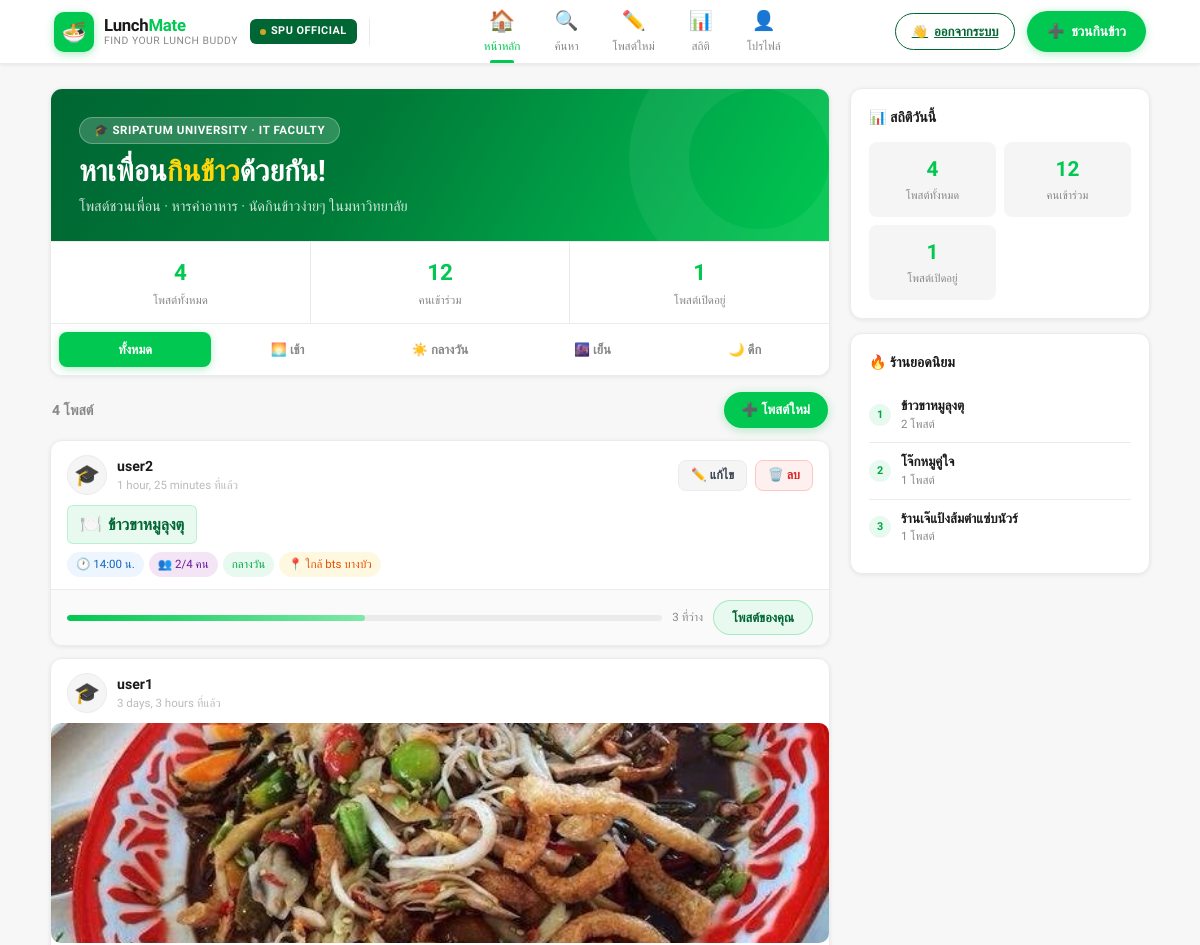
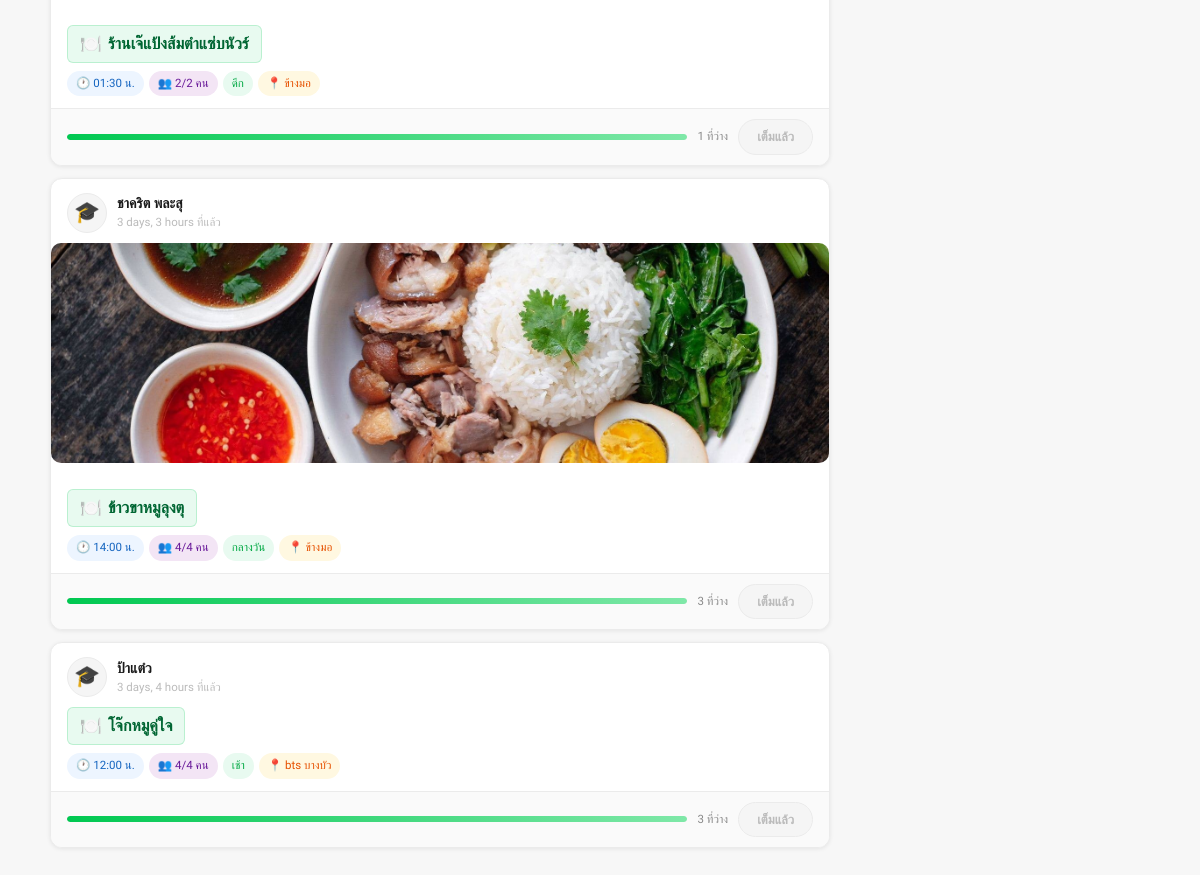
Screenshot of / (signed in) with the database file from the repository (2 pictures, top to bottom).
### posts/models.py (models this page shows, shortened)
class LunchPost(models.Model):
    MEAL_CHOICES = [
        ('เช้า', 'เช้า'),
        ('กลางวัน', 'กลางวัน'),
        ('เย็น', 'เย็น'),
        ('ดึก', 'ดึก'),
    ]
    owner       = models.ForeignKey(User, on_delete=models.CASCADE, null=True, blank=True)
    image       = models.ImageField(upload_to='posts/', blank=True, null=True)
    name        = models.CharField(max_length=100)
    restaurant  = models.CharField(max_length=200)
    area        = models.CharField(max_length=200, blank=True)
    meal        = models.CharField(max_length=20, choices=MEAL_CHOICES, default='กลางวัน')
    time        = models.CharField(max_length=10)
    slots       = models.IntegerField(default=4)
    joined      = models.IntegerField(default=1)
    note        = models.TextField(blank=True)
    created_at  = models.DateTimeField(auto_now_add=True)
    members     = models.ManyToManyField(User, related_name='joined_posts', blank=True)
    class Meta:
        ordering = ['-created_at']

### posts/views.py (the view)
# urls.py: path('', views.feed, name='feed'),
def feed(request):
    if not request.user.is_authenticated:
        return redirect('login')
    posts = LunchPost.objects.select_related('owner__profile').all()
    meal  = request.GET.get('meal', '')
    if meal:
        posts = posts.filter(meal=meal)
    total_posts  = LunchPost.objects.count()
    total_joined = sum(p.joined for p in LunchPost.objects.all())
    open_posts   = LunchPost.objects.filter(joined__lt=models.F('slots')).count()
    top_restaurants = (
        LunchPost.objects.values('restaurant')
        .annotate(cnt=Count('id'))
        .order_by('-cnt')[:5]
    )
    return render(request, 'posts/feed.html', {
        'posts': posts,
        'meal': meal,
        'total_posts': total_posts,
        'total_joined': total_joined,
        'open_posts': open_posts,
        'top_restaurants': top_restaurants,
    })

### posts/templates/posts/feed.html (shortened to what this page needs)
{% extends 'posts/base.html' %}
{% block content %}
<div class="layout">
  <div>
    <div class="feed-hero">
      <div class="hero-top">
        <div class="hero-content">
          <div class="hero-eyebrow">🎓 Sripatum University · IT Faculty</div>
          <h1 class="hero-title">หาเพื่อน<span>กินข้าว</span>ด้วยกัน!</h1>
          <p class="hero-sub">โพสต์ชวนเพื่อน · หารค่าอาหาร · นัดกินข้าวง่ายๆ ในมหาวิทยาลัย</p>
        </div>
      </div>
      <div class="hero-stats">
        <div class="h-stat">
          <span class="h-stat-num">{{ total_posts }}</span>
          <span class="h-stat-lbl">โพสต์ทั้งหมด</span>
        </div>
        <div class="h-stat">
          <span class="h-stat-num">{{ total_joined }}</span>
          <span class="h-stat-lbl">คนเข้าร่วม</span>
        </div>
        <div class="h-stat">
          <span class="h-stat-num">{{ open_posts }}</span>
          <span class="h-stat-lbl">โพสต์เปิดอยู่</span>
        </div>
      </div>
      <div class="filter-tabs">
        <a href="?meal=" class="ftab {% if not meal %}active{% endif %}">ทั้งหมด</a>
        <a href="?meal=เช้า" class="ftab {% if meal == 'เช้า' %}active{% endif %}">🌅 เช้า</a>
        <a href="?meal=กลางวัน" class="ftab {% if meal == 'กลางวัน' %}active{% endif %}">☀️ กลางวัน</a>
        <a href="?meal=เย็น" class="ftab {% if meal == 'เย็น' %}active{% endif %}">🌆 เย็น</a>
        <a href="?meal=ดึก" class="ftab {% if meal == 'ดึก' %}active{% endif %}">🌙 ดึก</a>
      </div>
    </div>
    <div class="feed-count-bar">
      <span class="feed-count-label">{{ posts|length }} โพสต์</span>
      <a href="{% url 'post_create' %}" class="btn-cta" style="padding:8px 18px;font-size:.83rem;">➕ โพสต์ใหม่</a>
    </div>
    {% for post in posts %}
    <div class="post-card">
      <div class="card-head">
        <div class="avatar">🎓</div>
        <div class="card-meta">
          <div class="card-name">{{ post.name }}</div>
          <div class="card-time">{{ post.created_at|timesince }} ที่แล้ว</div>
        </div>
        {% if request.user == post.owner %}
        <div style="margin-left:auto;display:flex;gap:8px;">
          <a href="{% url 'post_edit' post.pk %}" style="padding:5px 12px;border-radius:8px;background:#f5f5f5;border:1px solid #ebebeb;font-size:.78rem;font-weight:700;color:#374151;text-decoration:none;">✏️ แก้ไข</a>
          <a href="{% url 'post_delete' post.pk %}" style="padding:5px 12px;border-radius:8px;background:#fff0f0;border:1px solid #ffc5c5;font-size:.78rem;font-weight:700;color:#dc2626;text-decoration:none;">🗑️ ลบ</a>
        </div>
        {% endif %}
      </div>
      {% if post.image %}
      <img src="{{ post.image.url }}" style="width:100%;border-radius:10px;margin:10px 0;max-height:220px;object-fit:cover;"/>
      {% endif %}
      <div class="card-rest-pill">
        <span style="font-size:1.1rem">🍽️</span>
        <span class="card-rest-name">{{ post.restaurant }}</span>
      </div>
      <div class="card-body">
        <div class="card-tags">
          <span class="ctag ctag-time">🕐 {{ post.time }} น.</span>
          <span class="ctag ctag-slot">👥 {{ post.joined }}/{{ post.slots }} คน</span>
          <span class="ctag ctag-meal">{{ post.meal }}</span>
          {% if post.area %}<span class="ctag ctag-area">📍 {{ post.area }}</span>{% endif %}
        </div>
      </div>
      <div class="card-foot">
        <div class="slot-track">
          <div class="slot-fill" style="width:{% widthratio post.joined post.slots 100 %}%"></div>
        </div>
        <div class="slot-txt">{{ post.slots|add:"-1" }} ที่ว่าง</div>
        {% if request.user == post.owner %}
          <span class="btn-join joined">โพสต์ของคุณ</span>
        {% elif request.user in post.members.all %}
          <form method="post" action="{% url 'leave_post' post.pk %}" style="margin:0;">
            {% csrf_token %}
            <button type="submit" class="btn-join" style="background:#ff3b30;box-shadow:0 2px 8px rgba(255,59,48,.35);">❌ ยกเลิก</button>
          </form>
        {% elif post.joined >= post.slots %}
          <span class="btn-join full">เต็มแล้ว</span>
        {% else %}
          <form method="post" action="{% url 'join_post' post.pk %}" style="margin:0;">
            {% csrf_token %}
            <button type="submit" class="btn-join">เข้าร่วม</button>
          </form>
        {% endif %}
      </div>
    </div>
    {% endfor %}
  </div>
  <div class="sidebar">
    <div class="s-card">
      <div class="s-card-title">📊 สถิติวันนี้</div>
      <div class="stat-grid">
        <div class="stat-box">
          <span class="stat-box-num">{{ total_posts }}</span>
          <span class="stat-box-lbl">โพสต์ทั้งหมด</span>
        </div>
        <div class="stat-box">
          <span class="stat-box-num">{{ total_joined }}</span>
          <span class="stat-box-lbl">คนเข้าร่วม</span>
        </div>
        <div class="stat-box">
          <span class="stat-box-num">{{ open_posts }}</span>
          <span class="stat-box-lbl">โพสต์เปิดอยู่</span>
        </div>
      </div>
    </div>
    <div class="s-card" style="margin-top:14px;">
      <div class="s-card-title">🔥 ร้านยอดนิยม</div>
      {% for r in top_restaurants %}
      <div class="trend-item">
        <span class="trend-rank">{{ forloop.counter }}</span>
        <div class="trend-info">
          <div class="trend-name">{{ r.restaurant }}</div>
          <div class="trend-cnt">{{ r.cnt }} โพสต์</div>
        </div>
      </div>
      {% endfor %}
    </div>
  </div>
</div>
{% endblock %}

### rows the page displays
LunchPost: name "user2", created_at "1 hour, 25 minutes", shows "✏️ แก้ไข", restaurant "ข้าวขาหมูลุงตุ", time "14:00", joined "2", slots "4", meal "กลางวัน", area "ใกล้ bts บางบัว", slots|add "3", shows "โพสต์ของคุณ", cnt "2"
LunchPost: name "user1", created_at "3 days, 3 hours", image (picture), restaurant "ร้านเจ๊แป้งส้มตําแซ่บนัวร์", time "01:30", joined "2", slots "2", meal "ดึก", area "ข้างมอ", slots|add "1", shows "เต็มแล้ว"
LunchPost: name "ชาคริต พละสุ", created_at "3 days, 3 hours", image (picture), restaurant "ข้าวขาหมูลุงตุ", time "14:00", joined "4", slots "4", meal "กลางวัน", area "ข้างมอ", slots|add "3", shows "เต็มแล้ว"
LunchPost: name "ป้าแต๋ว", created_at "3 days, 4 hours", restaurant "โจ๊กหมูคู่ใจ", time "12:00", joined "4", slots "4", meal "เช้า", area "bts บางบัว", slots|add "3", shows "เต็มแล้ว", cnt "1"

### other values shown
{{ total_posts }} "4"
{{ total_joined }} "12"
{{ open_posts }} "1"
{{ posts|length }} "4"
{{ r.restaurant }} "ร้านเจ๊แป้งส้มตําแซ่บนัวร์"
{{ r.cnt }} "1"
